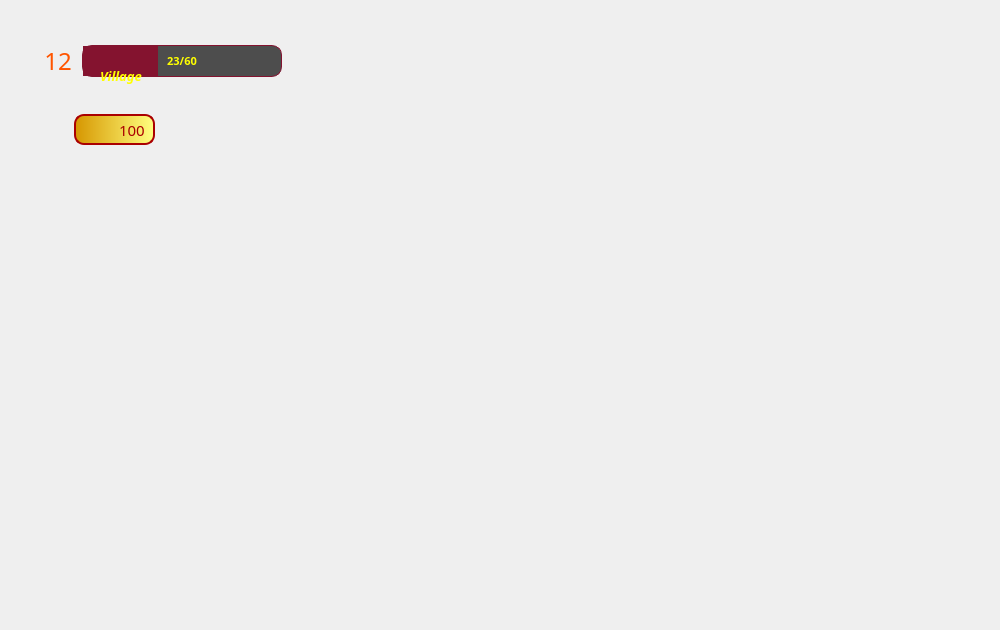
<?xml version="1.0" encoding="UTF-8"?>
<ui version="4.0">
 <class>CourtGame</class>
 <widget class="QMainWindow" name="CourtGame">
  <property name="geometry">
   <rect>
    <x>0</x>
    <y>0</y>
    <width>1000</width>
    <height>630</height>
   </rect>
  </property>
  <property name="minimumSize">
   <size>
    <width>1000</width>
    <height>630</height>
   </size>
  </property>
  <property name="maximumSize">
   <size>
    <width>1000</width>
    <height>630</height>
   </size>
  </property>
  <property name="windowTitle">
   <string>Lavender</string>
  </property>
  <property name="windowIcon">
   <iconset resource="pic.qrc">
    <normaloff>:/tools/otherPic/icon.png</normaloff>:/tools/otherPic/icon.png</iconset>
  </property>
  <property name="autoFillBackground">
   <bool>false</bool>
  </property>
  <property name="styleSheet">
   <string notr="true">QPushButton:pressed{
background-color:transparent;
}</string>
  </property>
  <widget class="QWidget" name="centralwidget">
   <widget class="QPushButton" name="dairyFarm">
    <property name="enabled">
     <bool>true</bool>
    </property>
    <property name="geometry">
     <rect>
      <x>750</x>
      <y>230</y>
      <width>231</width>
      <height>151</height>
     </rect>
    </property>
    <property name="cursor">
     <cursorShape>PointingHandCursor</cursorShape>
    </property>
    <property name="toolTip">
     <string>Dairy Farm</string>
    </property>
    <property name="autoFillBackground">
     <bool>false</bool>
    </property>
    <property name="text">
     <string/>
    </property>
    <property name="icon">
     <iconset resource="pic.qrc">
      <normaloff>:/animals/lands/cow.png</normaloff>:/animals/lands/cow.png</iconset>
    </property>
    <property name="iconSize">
     <size>
      <width>220</width>
      <height>220</height>
     </size>
    </property>
    <property name="flat">
     <bool>true</bool>
    </property>
   </widget>
   <widget class="QPushButton" name="shop">
    <property name="geometry">
     <rect>
      <x>160</x>
      <y>90</y>
      <width>161</width>
      <height>151</height>
     </rect>
    </property>
    <property name="cursor">
     <cursorShape>PointingHandCursor</cursorShape>
    </property>
    <property name="toolTip">
     <string>Shop</string>
    </property>
    <property name="text">
     <string/>
    </property>
    <property name="icon">
     <iconset resource="pic.qrc">
      <normaloff>:/buildings/lands/shop.png</normaloff>
      <selectedoff>:/buildings/lands/shop.png</selectedoff>
      <selectedon>:/buildings/lands/shop.png</selectedon>:/buildings/lands/shop.png</iconset>
    </property>
    <property name="iconSize">
     <size>
      <width>180</width>
      <height>180</height>
     </size>
    </property>
    <property name="flat">
     <bool>true</bool>
    </property>
   </widget>
   <widget class="QPushButton" name="silo">
    <property name="geometry">
     <rect>
      <x>40</x>
      <y>480</y>
      <width>151</width>
      <height>145</height>
     </rect>
    </property>
    <property name="cursor">
     <cursorShape>PointingHandCursor</cursorShape>
    </property>
    <property name="toolTip">
     <string>Silo</string>
    </property>
    <property name="text">
     <string/>
    </property>
    <property name="icon">
     <iconset resource="pic.qrc">
      <normaloff>:/buildings/lands/silo.png</normaloff>:/buildings/lands/silo.png</iconset>
    </property>
    <property name="iconSize">
     <size>
      <width>150</width>
      <height>150</height>
     </size>
    </property>
    <property name="flat">
     <bool>true</bool>
    </property>
   </widget>
   <widget class="QPushButton" name="storage">
    <property name="geometry">
     <rect>
      <x>30</x>
      <y>200</y>
      <width>151</width>
      <height>136</height>
     </rect>
    </property>
    <property name="cursor">
     <cursorShape>PointingHandCursor</cursorShape>
    </property>
    <property name="toolTip">
     <string>Storage</string>
    </property>
    <property name="text">
     <string/>
    </property>
    <property name="icon">
     <iconset resource="pic.qrc">
      <normaloff>:/buildings/lands/storage.png</normaloff>:/buildings/lands/storage.png</iconset>
    </property>
    <property name="iconSize">
     <size>
      <width>150</width>
      <height>150</height>
     </size>
    </property>
    <property name="checkable">
     <bool>false</bool>
    </property>
    <property name="flat">
     <bool>true</bool>
    </property>
   </widget>
   <widget class="QPushButton" name="wheatFarm">
    <property name="geometry">
     <rect>
      <x>470</x>
      <y>440</y>
      <width>221</width>
      <height>148</height>
     </rect>
    </property>
    <property name="cursor">
     <cursorShape>PointingHandCursor</cursorShape>
    </property>
    <property name="toolTip">
     <string>Wheat Farm</string>
    </property>
    <property name="text">
     <string/>
    </property>
    <property name="icon">
     <iconset resource="pic.qrc">
      <normaloff>:/wheatLand/lands/4.png</normaloff>:/wheatLand/lands/4.png</iconset>
    </property>
    <property name="iconSize">
     <size>
      <width>300</width>
      <height>300</height>
     </size>
    </property>
    <property name="flat">
     <bool>true</bool>
    </property>
   </widget>
   <widget class="QPushButton" name="hayFarm">
    <property name="enabled">
     <bool>true</bool>
    </property>
    <property name="geometry">
     <rect>
      <x>710</x>
      <y>400</y>
      <width>231</width>
      <height>144</height>
     </rect>
    </property>
    <property name="cursor">
     <cursorShape>PointingHandCursor</cursorShape>
    </property>
    <property name="toolTip">
     <string>Hay Farm</string>
    </property>
    <property name="text">
     <string/>
    </property>
    <property name="icon">
     <iconset resource="pic.qrc">
      <normaloff>:/hayLand/lands/hay1.png</normaloff>:/hayLand/lands/hay1.png</iconset>
    </property>
    <property name="iconSize">
     <size>
      <width>300</width>
      <height>300</height>
     </size>
    </property>
    <property name="flat">
     <bool>true</bool>
    </property>
   </widget>
   <widget class="QPushButton" name="poultryFarm">
    <property name="geometry">
     <rect>
      <x>760</x>
      <y>90</y>
      <width>221</width>
      <height>131</height>
     </rect>
    </property>
    <property name="cursor">
     <cursorShape>PointingHandCursor</cursorShape>
    </property>
    <property name="toolTip">
     <string>Poultry Farm</string>
    </property>
    <property name="text">
     <string/>
    </property>
    <property name="icon">
     <iconset resource="pic.qrc">
      <normaloff>:/animals/lands/poultry.png</normaloff>:/animals/lands/poultry.png</iconset>
    </property>
    <property name="iconSize">
     <size>
      <width>220</width>
      <height>220</height>
     </size>
    </property>
    <property name="flat">
     <bool>true</bool>
    </property>
   </widget>
   <widget class="QPushButton" name="sheepfold">
    <property name="geometry">
     <rect>
      <x>260</x>
      <y>500</y>
      <width>201</width>
      <height>121</height>
     </rect>
    </property>
    <property name="cursor">
     <cursorShape>PointingHandCursor</cursorShape>
    </property>
    <property name="toolTip">
     <string>Sheepfold</string>
    </property>
    <property name="text">
     <string/>
    </property>
    <property name="icon">
     <iconset resource="pic.qrc">
      <normaloff>:/animals/lands/sheep.png</normaloff>:/animals/lands/sheep.png</iconset>
    </property>
    <property name="iconSize">
     <size>
      <width>240</width>
      <height>240</height>
     </size>
    </property>
    <property name="flat">
     <bool>true</bool>
    </property>
   </widget>
   <widget class="QPushButton" name="levelPic">
    <property name="geometry">
     <rect>
      <x>15</x>
      <y>18</y>
      <width>86</width>
      <height>86</height>
     </rect>
    </property>
    <property name="font">
     <font>
      <family>Jokerman</family>
      <pointsize>24</pointsize>
      <weight>50</weight>
      <italic>false</italic>
      <bold>false</bold>
     </font>
    </property>
    <property name="cursor">
     <cursorShape>ArrowCursor</cursorShape>
    </property>
    <property name="autoFillBackground">
     <bool>false</bool>
    </property>
    <property name="text">
     <string/>
    </property>
    <property name="icon">
     <iconset resource="pic.qrc">
      <normaloff>:/tools/otherPic/level.png</normaloff>:/tools/otherPic/level.png</iconset>
    </property>
    <property name="iconSize">
     <size>
      <width>100</width>
      <height>100</height>
     </size>
    </property>
    <property name="flat">
     <bool>true</bool>
    </property>
   </widget>
   <widget class="QProgressBar" name="exp">
    <property name="geometry">
     <rect>
      <x>82</x>
      <y>45</y>
      <width>200</width>
      <height>32</height>
     </rect>
    </property>
    <property name="palette">
     <palette>
      <active>
       <colorrole role="WindowText">
        <brush brushstyle="SolidPattern">
         <color alpha="255">
          <red>255</red>
          <green>255</green>
          <blue>0</blue>
         </color>
        </brush>
       </colorrole>
       <colorrole role="Button">
        <brush brushstyle="SolidPattern">
         <color alpha="255">
          <red>77</red>
          <green>77</green>
          <blue>77</blue>
         </color>
        </brush>
       </colorrole>
       <colorrole role="Text">
        <brush brushstyle="SolidPattern">
         <color alpha="255">
          <red>255</red>
          <green>255</green>
          <blue>0</blue>
         </color>
        </brush>
       </colorrole>
       <colorrole role="ButtonText">
        <brush brushstyle="SolidPattern">
         <color alpha="255">
          <red>255</red>
          <green>255</green>
          <blue>0</blue>
         </color>
        </brush>
       </colorrole>
       <colorrole role="Base">
        <brush brushstyle="SolidPattern">
         <color alpha="255">
          <red>77</red>
          <green>77</green>
          <blue>77</blue>
         </color>
        </brush>
       </colorrole>
       <colorrole role="Window">
        <brush brushstyle="SolidPattern">
         <color alpha="255">
          <red>77</red>
          <green>77</green>
          <blue>77</blue>
         </color>
        </brush>
       </colorrole>
       <colorrole role="Highlight">
        <brush brushstyle="SolidPattern">
         <color alpha="255">
          <red>255</red>
          <green>255</green>
          <blue>0</blue>
         </color>
        </brush>
       </colorrole>
       <colorrole role="PlaceholderText">
        <brush brushstyle="NoBrush">
         <color alpha="128">
          <red>255</red>
          <green>255</green>
          <blue>0</blue>
         </color>
        </brush>
       </colorrole>
      </active>
      <inactive>
       <colorrole role="WindowText">
        <brush brushstyle="SolidPattern">
         <color alpha="255">
          <red>255</red>
          <green>255</green>
          <blue>0</blue>
         </color>
        </brush>
       </colorrole>
       <colorrole role="Button">
        <brush brushstyle="SolidPattern">
         <color alpha="255">
          <red>77</red>
          <green>77</green>
          <blue>77</blue>
         </color>
        </brush>
       </colorrole>
       <colorrole role="Text">
        <brush brushstyle="SolidPattern">
         <color alpha="255">
          <red>255</red>
          <green>255</green>
          <blue>0</blue>
         </color>
        </brush>
       </colorrole>
       <colorrole role="ButtonText">
        <brush brushstyle="SolidPattern">
         <color alpha="255">
          <red>255</red>
          <green>255</green>
          <blue>0</blue>
         </color>
        </brush>
       </colorrole>
       <colorrole role="Base">
        <brush brushstyle="SolidPattern">
         <color alpha="255">
          <red>77</red>
          <green>77</green>
          <blue>77</blue>
         </color>
        </brush>
       </colorrole>
       <colorrole role="Window">
        <brush brushstyle="SolidPattern">
         <color alpha="255">
          <red>77</red>
          <green>77</green>
          <blue>77</blue>
         </color>
        </brush>
       </colorrole>
       <colorrole role="Highlight">
        <brush brushstyle="SolidPattern">
         <color alpha="255">
          <red>255</red>
          <green>255</green>
          <blue>0</blue>
         </color>
        </brush>
       </colorrole>
       <colorrole role="PlaceholderText">
        <brush brushstyle="NoBrush">
         <color alpha="128">
          <red>255</red>
          <green>255</green>
          <blue>0</blue>
         </color>
        </brush>
       </colorrole>
      </inactive>
      <disabled>
       <colorrole role="WindowText">
        <brush brushstyle="SolidPattern">
         <color alpha="255">
          <red>255</red>
          <green>255</green>
          <blue>0</blue>
         </color>
        </brush>
       </colorrole>
       <colorrole role="Button">
        <brush brushstyle="SolidPattern">
         <color alpha="255">
          <red>77</red>
          <green>77</green>
          <blue>77</blue>
         </color>
        </brush>
       </colorrole>
       <colorrole role="Text">
        <brush brushstyle="SolidPattern">
         <color alpha="255">
          <red>255</red>
          <green>255</green>
          <blue>0</blue>
         </color>
        </brush>
       </colorrole>
       <colorrole role="ButtonText">
        <brush brushstyle="SolidPattern">
         <color alpha="255">
          <red>255</red>
          <green>255</green>
          <blue>0</blue>
         </color>
        </brush>
       </colorrole>
       <colorrole role="Base">
        <brush brushstyle="SolidPattern">
         <color alpha="255">
          <red>77</red>
          <green>77</green>
          <blue>77</blue>
         </color>
        </brush>
       </colorrole>
       <colorrole role="Window">
        <brush brushstyle="SolidPattern">
         <color alpha="255">
          <red>77</red>
          <green>77</green>
          <blue>77</blue>
         </color>
        </brush>
       </colorrole>
       <colorrole role="Highlight">
        <brush brushstyle="SolidPattern">
         <color alpha="255">
          <red>255</red>
          <green>255</green>
          <blue>0</blue>
         </color>
        </brush>
       </colorrole>
       <colorrole role="PlaceholderText">
        <brush brushstyle="NoBrush">
         <color alpha="128">
          <red>255</red>
          <green>255</green>
          <blue>0</blue>
         </color>
        </brush>
       </colorrole>
      </disabled>
     </palette>
    </property>
    <property name="font">
     <font>
      <family>Arial Black</family>
      <pointsize>8</pointsize>
      <weight>75</weight>
      <bold>true</bold>
     </font>
    </property>
    <property name="cursor">
     <cursorShape>ArrowCursor</cursorShape>
    </property>
    <property name="focusPolicy">
     <enum>Qt::NoFocus</enum>
    </property>
    <property name="autoFillBackground">
     <bool>false</bool>
    </property>
    <property name="styleSheet">
     <string notr="true">QProgressBar {
    border:1px solid #84132F;
	border-radius: 10px;
	background-color: rgb(77, 77, 77);
}
QProgressBar::chunk {
    background-color: #84132F;
}</string>
    </property>
    <property name="maximum">
     <number>60</number>
    </property>
    <property name="value">
     <number>23</number>
    </property>
    <property name="alignment">
     <set>Qt::AlignCenter</set>
    </property>
    <property name="textVisible">
     <bool>true</bool>
    </property>
    <property name="orientation">
     <enum>Qt::Horizontal</enum>
    </property>
    <property name="invertedAppearance">
     <bool>false</bool>
    </property>
    <property name="textDirection">
     <enum>QProgressBar::TopToBottom</enum>
    </property>
    <property name="format">
     <string>%v/%m</string>
    </property>
   </widget>
   <widget class="QPushButton" name="level">
    <property name="geometry">
     <rect>
      <x>15</x>
      <y>18</y>
      <width>86</width>
      <height>86</height>
     </rect>
    </property>
    <property name="font">
     <font>
      <family>Jokerman</family>
      <pointsize>18</pointsize>
      <weight>50</weight>
      <italic>false</italic>
      <bold>false</bold>
     </font>
    </property>
    <property name="cursor">
     <cursorShape>PointingHandCursor</cursorShape>
    </property>
    <property name="mouseTracking">
     <bool>false</bool>
    </property>
    <property name="tabletTracking">
     <bool>false</bool>
    </property>
    <property name="autoFillBackground">
     <bool>false</bool>
    </property>
    <property name="styleSheet">
     <string notr="true">color: rgb(255, 85, 0);</string>
    </property>
    <property name="text">
     <string>12</string>
    </property>
    <property name="iconSize">
     <size>
      <width>130</width>
      <height>130</height>
     </size>
    </property>
    <property name="autoDefault">
     <bool>false</bool>
    </property>
    <property name="default">
     <bool>false</bool>
    </property>
    <property name="flat">
     <bool>true</bool>
    </property>
   </widget>
   <widget class="QLabel" name="villageName">
    <property name="geometry">
     <rect>
      <x>100</x>
      <y>60</y>
      <width>161</width>
      <height>32</height>
     </rect>
    </property>
    <property name="font">
     <font>
      <family>Yu Gothic</family>
      <pointsize>10</pointsize>
      <weight>75</weight>
      <italic>true</italic>
      <bold>true</bold>
      <underline>false</underline>
     </font>
    </property>
    <property name="cursor">
     <cursorShape>ArrowCursor</cursorShape>
    </property>
    <property name="autoFillBackground">
     <bool>false</bool>
    </property>
    <property name="styleSheet">
     <string notr="true">color: rgb(255, 255, 0);</string>
    </property>
    <property name="text">
     <string>Village</string>
    </property>
    <property name="alignment">
     <set>Qt::AlignLeading|Qt::AlignLeft|Qt::AlignVCenter</set>
    </property>
   </widget>
   <widget class="QLabel" name="label">
    <property name="geometry">
     <rect>
      <x>-30</x>
      <y>0</y>
      <width>1031</width>
      <height>630</height>
     </rect>
    </property>
    <property name="cursor">
     <cursorShape>ArrowCursor</cursorShape>
    </property>
    <property name="text">
     <string/>
    </property>
    <property name="pixmap">
     <pixmap resource="pic.qrc">:/LoginSignup/lands/river.png</pixmap>
    </property>
    <property name="scaledContents">
     <bool>true</bool>
    </property>
   </widget>
   <widget class="QPushButton" name="coinPic">
    <property name="geometry">
     <rect>
      <x>34</x>
      <y>103</y>
      <width>51</width>
      <height>51</height>
     </rect>
    </property>
    <property name="font">
     <font>
      <family>Jokerman</family>
      <pointsize>24</pointsize>
      <weight>50</weight>
      <italic>false</italic>
      <bold>false</bold>
     </font>
    </property>
    <property name="cursor">
     <cursorShape>ArrowCursor</cursorShape>
    </property>
    <property name="autoFillBackground">
     <bool>false</bool>
    </property>
    <property name="text">
     <string/>
    </property>
    <property name="icon">
     <iconset resource="pic.qrc">
      <normaloff>:/tools/otherPic/money.png</normaloff>:/tools/otherPic/money.png</iconset>
    </property>
    <property name="iconSize">
     <size>
      <width>50</width>
      <height>50</height>
     </size>
    </property>
    <property name="flat">
     <bool>true</bool>
    </property>
   </widget>
   <widget class="QLineEdit" name="coinShow">
    <property name="geometry">
     <rect>
      <x>74</x>
      <y>114</y>
      <width>81</width>
      <height>31</height>
     </rect>
    </property>
    <property name="palette">
     <palette>
      <active>
       <colorrole role="WindowText">
        <brush brushstyle="SolidPattern">
         <color alpha="255">
          <red>170</red>
          <green>0</green>
          <blue>0</blue>
         </color>
        </brush>
       </colorrole>
       <colorrole role="Button">
        <brush brushstyle="LinearGradientPattern">
         <gradient startx="0.000000000000000" starty="0.000000000000000" endx="1.000000000000000" endy="0.000000000000000" type="LinearGradient" spread="ReflectSpread" coordinatemode="ObjectBoundingMode">
          <gradientstop position="0.000000000000000">
           <color alpha="255">
            <red>214</red>
            <green>150</green>
            <blue>0</blue>
           </color>
          </gradientstop>
          <gradientstop position="1.000000000000000">
           <color alpha="255">
            <red>255</red>
            <green>255</green>
            <blue>127</blue>
           </color>
          </gradientstop>
         </gradient>
        </brush>
       </colorrole>
       <colorrole role="Text">
        <brush brushstyle="SolidPattern">
         <color alpha="255">
          <red>170</red>
          <green>0</green>
          <blue>0</blue>
         </color>
        </brush>
       </colorrole>
       <colorrole role="ButtonText">
        <brush brushstyle="SolidPattern">
         <color alpha="255">
          <red>170</red>
          <green>0</green>
          <blue>0</blue>
         </color>
        </brush>
       </colorrole>
       <colorrole role="Base">
        <brush brushstyle="LinearGradientPattern">
         <gradient startx="0.000000000000000" starty="0.000000000000000" endx="1.000000000000000" endy="0.000000000000000" type="LinearGradient" spread="ReflectSpread" coordinatemode="ObjectBoundingMode">
          <gradientstop position="0.000000000000000">
           <color alpha="255">
            <red>214</red>
            <green>150</green>
            <blue>0</blue>
           </color>
          </gradientstop>
          <gradientstop position="1.000000000000000">
           <color alpha="255">
            <red>255</red>
            <green>255</green>
            <blue>127</blue>
           </color>
          </gradientstop>
         </gradient>
        </brush>
       </colorrole>
       <colorrole role="Window">
        <brush brushstyle="LinearGradientPattern">
         <gradient startx="0.000000000000000" starty="0.000000000000000" endx="1.000000000000000" endy="0.000000000000000" type="LinearGradient" spread="ReflectSpread" coordinatemode="ObjectBoundingMode">
          <gradientstop position="0.000000000000000">
           <color alpha="255">
            <red>214</red>
            <green>150</green>
            <blue>0</blue>
           </color>
          </gradientstop>
          <gradientstop position="1.000000000000000">
           <color alpha="255">
            <red>255</red>
            <green>255</green>
            <blue>127</blue>
           </color>
          </gradientstop>
         </gradient>
        </brush>
       </colorrole>
       <colorrole role="PlaceholderText">
        <brush brushstyle="SolidPattern">
         <color alpha="128">
          <red>127</red>
          <green>127</green>
          <blue>127</blue>
         </color>
        </brush>
       </colorrole>
      </active>
      <inactive>
       <colorrole role="WindowText">
        <brush brushstyle="SolidPattern">
         <color alpha="255">
          <red>170</red>
          <green>0</green>
          <blue>0</blue>
         </color>
        </brush>
       </colorrole>
       <colorrole role="Button">
        <brush brushstyle="LinearGradientPattern">
         <gradient startx="0.000000000000000" starty="0.000000000000000" endx="1.000000000000000" endy="0.000000000000000" type="LinearGradient" spread="ReflectSpread" coordinatemode="ObjectBoundingMode">
          <gradientstop position="0.000000000000000">
           <color alpha="255">
            <red>214</red>
            <green>150</green>
            <blue>0</blue>
           </color>
          </gradientstop>
          <gradientstop position="1.000000000000000">
           <color alpha="255">
            <red>255</red>
            <green>255</green>
            <blue>127</blue>
           </color>
          </gradientstop>
         </gradient>
        </brush>
       </colorrole>
       <colorrole role="Text">
        <brush brushstyle="SolidPattern">
         <color alpha="255">
          <red>170</red>
          <green>0</green>
          <blue>0</blue>
         </color>
        </brush>
       </colorrole>
       <colorrole role="ButtonText">
        <brush brushstyle="SolidPattern">
         <color alpha="255">
          <red>170</red>
          <green>0</green>
          <blue>0</blue>
         </color>
        </brush>
       </colorrole>
       <colorrole role="Base">
        <brush brushstyle="LinearGradientPattern">
         <gradient startx="0.000000000000000" starty="0.000000000000000" endx="1.000000000000000" endy="0.000000000000000" type="LinearGradient" spread="ReflectSpread" coordinatemode="ObjectBoundingMode">
          <gradientstop position="0.000000000000000">
           <color alpha="255">
            <red>214</red>
            <green>150</green>
            <blue>0</blue>
           </color>
          </gradientstop>
          <gradientstop position="1.000000000000000">
           <color alpha="255">
            <red>255</red>
            <green>255</green>
            <blue>127</blue>
           </color>
          </gradientstop>
         </gradient>
        </brush>
       </colorrole>
       <colorrole role="Window">
        <brush brushstyle="LinearGradientPattern">
         <gradient startx="0.000000000000000" starty="0.000000000000000" endx="1.000000000000000" endy="0.000000000000000" type="LinearGradient" spread="ReflectSpread" coordinatemode="ObjectBoundingMode">
          <gradientstop position="0.000000000000000">
           <color alpha="255">
            <red>214</red>
            <green>150</green>
            <blue>0</blue>
           </color>
          </gradientstop>
          <gradientstop position="1.000000000000000">
           <color alpha="255">
            <red>255</red>
            <green>255</green>
            <blue>127</blue>
           </color>
          </gradientstop>
         </gradient>
        </brush>
       </colorrole>
       <colorrole role="PlaceholderText">
        <brush brushstyle="SolidPattern">
         <color alpha="128">
          <red>127</red>
          <green>127</green>
          <blue>127</blue>
         </color>
        </brush>
       </colorrole>
      </inactive>
      <disabled>
       <colorrole role="WindowText">
        <brush brushstyle="SolidPattern">
         <color alpha="255">
          <red>170</red>
          <green>0</green>
          <blue>0</blue>
         </color>
        </brush>
       </colorrole>
       <colorrole role="Button">
        <brush brushstyle="LinearGradientPattern">
         <gradient startx="0.000000000000000" starty="0.000000000000000" endx="1.000000000000000" endy="0.000000000000000" type="LinearGradient" spread="ReflectSpread" coordinatemode="ObjectBoundingMode">
          <gradientstop position="0.000000000000000">
           <color alpha="255">
            <red>214</red>
            <green>150</green>
            <blue>0</blue>
           </color>
          </gradientstop>
          <gradientstop position="1.000000000000000">
           <color alpha="255">
            <red>255</red>
            <green>255</green>
            <blue>127</blue>
           </color>
          </gradientstop>
         </gradient>
        </brush>
       </colorrole>
       <colorrole role="Text">
        <brush brushstyle="SolidPattern">
         <color alpha="255">
          <red>170</red>
          <green>0</green>
          <blue>0</blue>
         </color>
        </brush>
       </colorrole>
       <colorrole role="ButtonText">
        <brush brushstyle="SolidPattern">
         <color alpha="255">
          <red>170</red>
          <green>0</green>
          <blue>0</blue>
         </color>
        </brush>
       </colorrole>
       <colorrole role="Base">
        <brush brushstyle="LinearGradientPattern">
         <gradient startx="0.000000000000000" starty="0.000000000000000" endx="1.000000000000000" endy="0.000000000000000" type="LinearGradient" spread="ReflectSpread" coordinatemode="ObjectBoundingMode">
          <gradientstop position="0.000000000000000">
           <color alpha="255">
            <red>214</red>
            <green>150</green>
            <blue>0</blue>
           </color>
          </gradientstop>
          <gradientstop position="1.000000000000000">
           <color alpha="255">
            <red>255</red>
            <green>255</green>
            <blue>127</blue>
           </color>
          </gradientstop>
         </gradient>
        </brush>
       </colorrole>
       <colorrole role="Window">
        <brush brushstyle="LinearGradientPattern">
         <gradient startx="0.000000000000000" starty="0.000000000000000" endx="1.000000000000000" endy="0.000000000000000" type="LinearGradient" spread="ReflectSpread" coordinatemode="ObjectBoundingMode">
          <gradientstop position="0.000000000000000">
           <color alpha="255">
            <red>214</red>
            <green>150</green>
            <blue>0</blue>
           </color>
          </gradientstop>
          <gradientstop position="1.000000000000000">
           <color alpha="255">
            <red>255</red>
            <green>255</green>
            <blue>127</blue>
           </color>
          </gradientstop>
         </gradient>
        </brush>
       </colorrole>
       <colorrole role="PlaceholderText">
        <brush brushstyle="SolidPattern">
         <color alpha="128">
          <red>127</red>
          <green>127</green>
          <blue>127</blue>
         </color>
        </brush>
       </colorrole>
      </disabled>
     </palette>
    </property>
    <property name="font">
     <font>
      <family>Arial Rounded MT Bold</family>
      <pointsize>11</pointsize>
      <weight>50</weight>
      <bold>false</bold>
     </font>
    </property>
    <property name="cursor">
     <cursorShape>ArrowCursor</cursorShape>
    </property>
    <property name="focusPolicy">
     <enum>Qt::StrongFocus</enum>
    </property>
    <property name="styleSheet">
     <string notr="true">background-color: qlineargradient(spread:reflect, x1:0, y1:0, x2:1, y2:0, stop:0 rgba(214, 150, 0, 255), stop:1 rgba(255, 255, 127, 255));
border:2px solid #aa0000;
border-radius:10px;
color: rgb(170, 0, 0);
padding:4px;

</string>
    </property>
    <property name="text">
     <string>100</string>
    </property>
    <property name="maxLength">
     <number>20</number>
    </property>
    <property name="echoMode">
     <enum>QLineEdit::Normal</enum>
    </property>
    <property name="cursorPosition">
     <number>3</number>
    </property>
    <property name="alignment">
     <set>Qt::AlignRight|Qt::AlignTrailing|Qt::AlignVCenter</set>
    </property>
    <property name="dragEnabled">
     <bool>false</bool>
    </property>
    <property name="readOnly">
     <bool>true</bool>
    </property>
    <property name="cursorMoveStyle">
     <enum>Qt::LogicalMoveStyle</enum>
    </property>
    <property name="clearButtonEnabled">
     <bool>false</bool>
    </property>
   </widget>
   <widget class="QPushButton" name="lockHayFarm">
    <property name="geometry">
     <rect>
      <x>810</x>
      <y>440</y>
      <width>31</width>
      <height>41</height>
     </rect>
    </property>
    <property name="cursor">
     <cursorShape>PointingHandCursor</cursorShape>
    </property>
    <property name="text">
     <string/>
    </property>
    <property name="icon">
     <iconset resource="pic.qrc">
      <normaloff>:/tools/otherPic/lock.png</normaloff>:/tools/otherPic/lock.png</iconset>
    </property>
    <property name="iconSize">
     <size>
      <width>35</width>
      <height>35</height>
     </size>
    </property>
    <property name="flat">
     <bool>true</bool>
    </property>
   </widget>
   <widget class="QPushButton" name="lockDairyFarm">
    <property name="geometry">
     <rect>
      <x>840</x>
      <y>280</y>
      <width>31</width>
      <height>41</height>
     </rect>
    </property>
    <property name="cursor">
     <cursorShape>PointingHandCursor</cursorShape>
    </property>
    <property name="text">
     <string/>
    </property>
    <property name="icon">
     <iconset resource="pic.qrc">
      <normaloff>:/tools/otherPic/lock.png</normaloff>:/tools/otherPic/lock.png</iconset>
    </property>
    <property name="iconSize">
     <size>
      <width>35</width>
      <height>35</height>
     </size>
    </property>
    <property name="flat">
     <bool>true</bool>
    </property>
   </widget>
   <widget class="QPushButton" name="lockPoultryFarm">
    <property name="geometry">
     <rect>
      <x>850</x>
      <y>150</y>
      <width>31</width>
      <height>41</height>
     </rect>
    </property>
    <property name="cursor">
     <cursorShape>PointingHandCursor</cursorShape>
    </property>
    <property name="text">
     <string/>
    </property>
    <property name="icon">
     <iconset resource="pic.qrc">
      <normaloff>:/tools/otherPic/lock.png</normaloff>:/tools/otherPic/lock.png</iconset>
    </property>
    <property name="iconSize">
     <size>
      <width>35</width>
      <height>35</height>
     </size>
    </property>
    <property name="flat">
     <bool>true</bool>
    </property>
   </widget>
   <widget class="QPushButton" name="lockSheepfold">
    <property name="geometry">
     <rect>
      <x>340</x>
      <y>520</y>
      <width>31</width>
      <height>41</height>
     </rect>
    </property>
    <property name="cursor">
     <cursorShape>PointingHandCursor</cursorShape>
    </property>
    <property name="text">
     <string/>
    </property>
    <property name="icon">
     <iconset resource="pic.qrc">
      <normaloff>:/tools/otherPic/lock.png</normaloff>:/tools/otherPic/lock.png</iconset>
    </property>
    <property name="iconSize">
     <size>
      <width>35</width>
      <height>35</height>
     </size>
    </property>
    <property name="flat">
     <bool>true</bool>
    </property>
   </widget>
   <widget class="QPushButton" name="lockShop">
    <property name="geometry">
     <rect>
      <x>220</x>
      <y>140</y>
      <width>31</width>
      <height>41</height>
     </rect>
    </property>
    <property name="cursor">
     <cursorShape>PointingHandCursor</cursorShape>
    </property>
    <property name="text">
     <string/>
    </property>
    <property name="icon">
     <iconset resource="pic.qrc">
      <normaloff>:/tools/otherPic/lock.png</normaloff>:/tools/otherPic/lock.png</iconset>
    </property>
    <property name="iconSize">
     <size>
      <width>35</width>
      <height>35</height>
     </size>
    </property>
    <property name="flat">
     <bool>true</bool>
    </property>
   </widget>
   <zorder>label</zorder>
   <zorder>exp</zorder>
   <zorder>levelPic</zorder>
   <zorder>level</zorder>
   <zorder>villageName</zorder>
   <zorder>hayFarm</zorder>
   <zorder>shop</zorder>
   <zorder>wheatFarm</zorder>
   <zorder>silo</zorder>
   <zorder>storage</zorder>
   <zorder>poultryFarm</zorder>
   <zorder>dairyFarm</zorder>
   <zorder>sheepfold</zorder>
   <zorder>coinShow</zorder>
   <zorder>coinPic</zorder>
   <zorder>lockHayFarm</zorder>
   <zorder>lockDairyFarm</zorder>
   <zorder>lockPoultryFarm</zorder>
   <zorder>lockSheepfold</zorder>
   <zorder>lockShop</zorder>
  </widget>
 </widget>
 <resources>
  <include location="pic.qrc"/>
 </resources>
 <connections/>
</ui>
